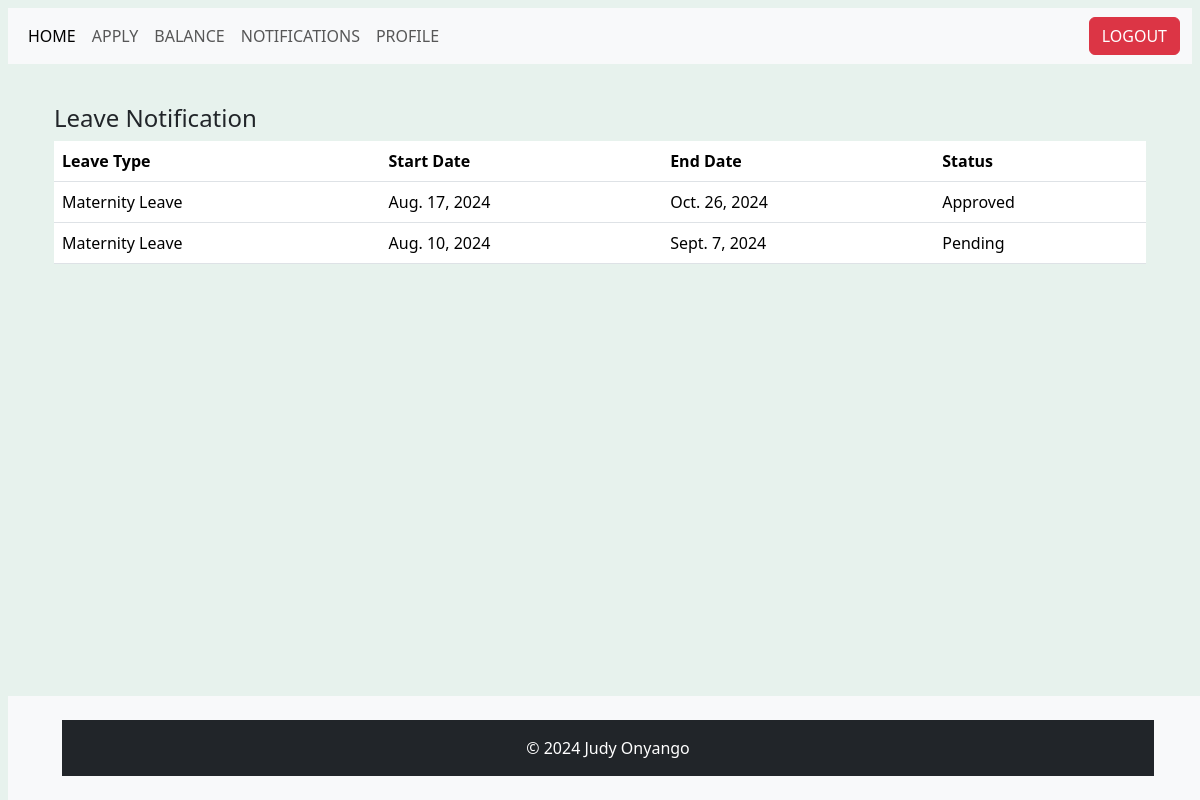
The app's page /notifications/ (signed in), older data.
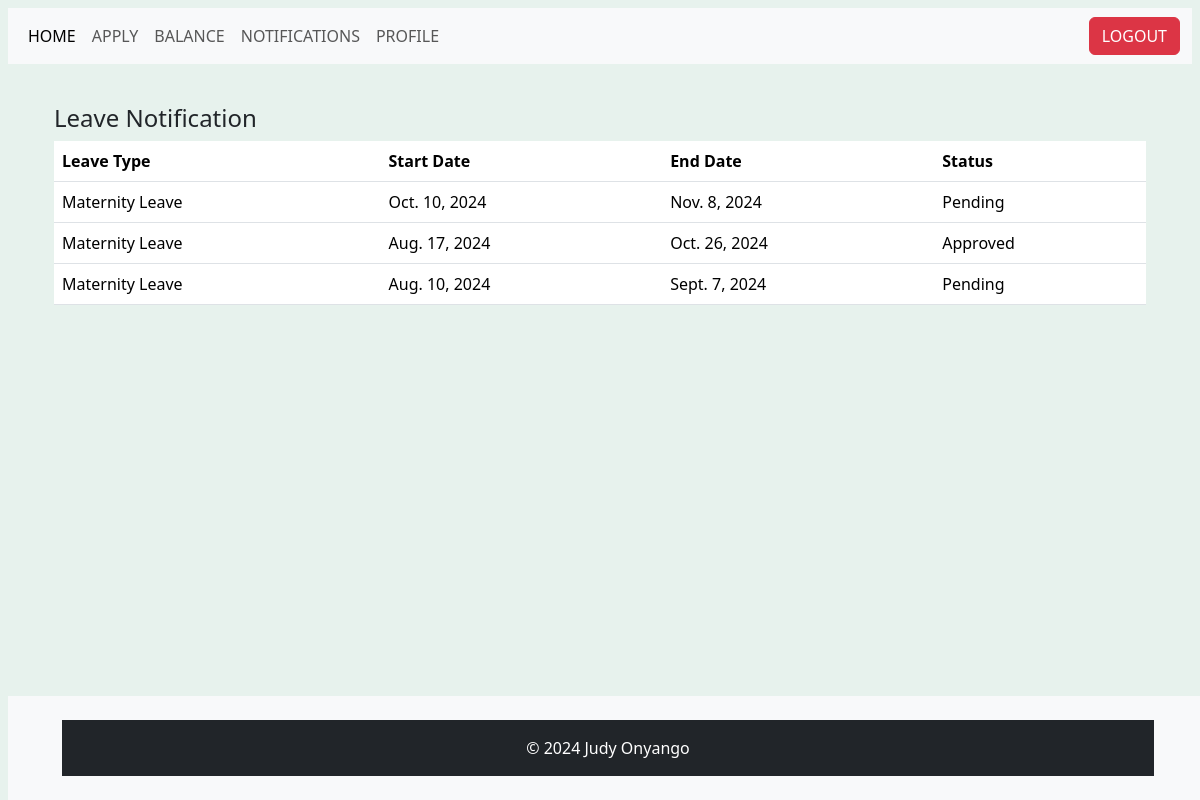
The same page, newer data.
### users/models.py (models this page shows, shortened)
class LeaveApplication(models.Model):
    user = models.ForeignKey(settings.AUTH_USER_MODEL, on_delete=models.CASCADE)
    leave_type = models.ForeignKey(LeaveType, on_delete=models.CASCADE)
    start_date = models.DateField()
    end_date = models.DateField()
    message = models.TextField(default='')
    status = models.CharField(max_length=50, default='Pending')

class LeaveType(models.Model):
    name = models.CharField(max_length=50)
    def __str__(self):
        return self.name

### users/views.py (the view)
# urls.py: path('notifications/', views.notification, name='notifications'),
@login_required
def notification(request):
    leave_applications = LeaveApplication.objects.filter(user=request.user).order_by('-start_date')
    return render(request, 'users/notification.html', {
        'user': request.user,
        'leave_applications': leave_applications
    })

### users/templates/users/notification.html (shortened to what this page needs)
{% extends "users/base.html" %}
 {% block content %}
<div class="container">
<div class="row mt-4 mt-6">
<div class="col-md-12">
<h4 class="mt-3">Leave Notification</h4>
<table class="table">
<thead>
<tr>
<th>Leave Type</th>
<th>Start Date</th>
 <th>End Date</th>
<th>Status</th>
</tr>
 </thead>
<tbody>
{% for leave_application in leave_applications %}
 <tr>
<td>{{ leave_application.leave_type }}</td>
<td>{{ leave_application.start_date }}</td>
<td>{{ leave_application.end_date }}</td>
<td>{{ leave_application.status }}</td>
</tr>
{% empty %}
<tr>
<td colspan="4" class="text-center">No leave applications found.</td>
</tr>
{% endfor %}
</tbody>
</table>
</div>
</div>
</div>
{% endblock %}

### users/templates/users/base.html (shortened to what this page needs)
<!doctype html>
<html lang="en">
<head>
    <link href="https://cdn.jsdelivr.net/npm/bootstrap@5.3.3/dist/css/bootstrap.min.css" rel="stylesheet">
</head>
<body class="bg-success p-2 text-dark bg-opacity-10">
    {% if user.is_authenticated %}
        <nav class="navbar navbar-expand-lg navbar-light bg-light">
            <div class="container-fluid">
                <div class="collapse navbar-collapse" id="navbarContent">
                    <ul class="navbar-nav me-auto mb-2 mb-lg-0">
                        <li class="nav-item">
                            <a class="nav-link active" href="/">HOME</a>
                        </li>
                        <li class="nav-item">
                            <a class="nav-link" href="/apply">APPLY</a>
                        </li>
                        <li class="nav-item">
                            <a class="nav-link" href="/balance">BALANCE</a>
                        </li>
                        <li class="nav-item">
                            <a class="nav-link" href="/notifications">NOTIFICATIONS</a>
                        </li>
                        <li class="nav-item">
                            <a class="nav-link" href="/profile">PROFILE</a>
                        </li>
                    </ul>
                    <form class="d-flex">
                        <a href="{% url 'logout' %}" class="btn btn-danger">LOGOUT</a>
                    </form>
                </div>
            </div>
        </nav>
        <div class="container">
            {% block content %}
            {% endblock %}
        </div>
        <footer class="bg-light text-center text-lg-start mt-3">
            <div class="container p-4">
            <div class="text-center p-3 bg-dark text-white">
                © 2024 Judy Onyango
            </div>
        </footer>
    {% endif %}
</body>
</html>

### users/templates/users/notification.html (style rules this page uses)
footer { position: absolute; bottom: 0; width: 100%; }

Row changes from the older to the newer data that the page shows:
added LeaveApplication: leave_type "Maternity Leave", start_date "Oct. 10, 2024", end_date "Nov. 8, 2024", status "Pending"
